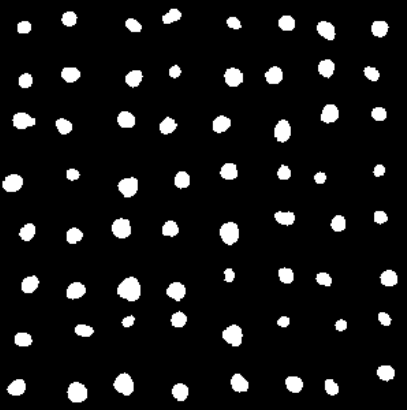
%> input picture decoder/to_decode/2020-04-02_13-49-25-ConvertImage.bmp, 407 x 410 px
$ octave RotateCorrect.m   (GNU Octave 9; MATLAB toolbox functions it lacks are replaced by stand-ins)
%> lines starting %> are read from the running program, lines starting %| are printed output that depends on the picture; in (x1, y1, x2, y2) boxes, pixels count from 0 and x2, y2 are one past the last pixel; in counts of white or black regions, pixels touching at a corner belong together; the program's own positions count from 1
### decoder/GetCentroids.m
% Title: GetCentroids.m
%
% [numofBlobs, centroids] = GetCentroids(OI) uses binary image information
% contained in OI to determine the number of blobs, numofBlobs in the original
% image, locate the coordinates (pixels) of the centroids of each blob and save
% them in a array called centroids.


function [numofBlobs, centroids] = GetCentroids(OI, thres)
    % Maximize the figure window.
    set(gcf, 'Position', get(0, 'ScreenSize'));
    % Thresholding the image
    % thres = 2; % Set a threshold value for binarize the image
    % BW = OI < thres; % Store the obtained binary image into an array 'BW'
    BW = OI > thres;
    % Find the coordinates of centroids of each blob
    % Calculate all properties of the binary image
    blobMeasurements = regionprops(BW, 'centroid');
    % Put the coordinates into an array 'centorids'
    centroids = cat(1, blobMeasurements.Centroid);
    % Plot the centroids on the binary image
    % imagesc(BW); colormap(gray(256)); title('Centroids of each blob'); axis square;
    % imshow(BW)
    [~, numofBlobs] = bwlabel(BW, 8);
    % hold on
    plot(centroids(:, 1), centroids(:, 2), '.');
    axis square
    % hold off

### decoder/RotateCorrect.m
% Title: RotateCorrect.m
%
% Purpose: Do incline-correction.


clc;
clear all;
[FileName, PathName] = uigetfile({
        '*.bmp;*.tif;*.jpg;*.gif;*.png', 'Images(* .bmp, * .tif, * .jpg, * .gif, * .png)';
        '*.bmp', 'BMP Image(*.bmp)'; ...
        '*.tif', 'Tiff Image(*.tif)'; ...
        '*.jpg', 'JPEG Image (*.jpg)'; ...
        '*.gif', 'GIF (*.gif)'; ...
        '*.png', 'PNG (*.png)'; ...
        '*.*', 'All Files (*.*)'
    }, ...
    'Select an Image' ...
);
%> the answer given: to_decode/2020-04-02_13-49-25-ConvertImage.bmp
if isequal(FileName, 0)
    disp('User selected Cancel')
else
    FullFileName = fullfile(PathName, FileName);
end
OI = imread(FullFileName);
%> OI is the input picture: size 410x407x3 uint8; min 0, max 255, mean 21
OI = rgb2gray(OI);
%> OI: size 410x407 uint8
imshow(OI);
[numofBlobs, centroids] = GetCentroids(OI, 2);
%> in GetCentroids, `BW = OI > thres;`:
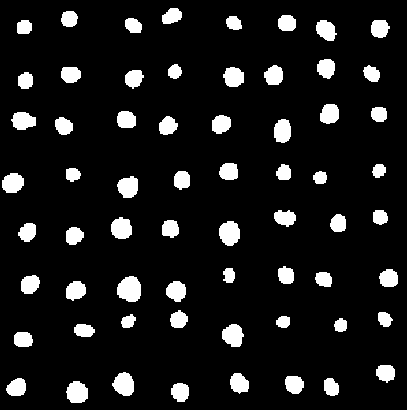
%> BW: size 410x407 logical; 10% white; 64 white regions, largest, box (x1, y1, x2, y2) and area: (117, 276, 141, 302) 493, (219, 221, 240, 246) 410, (112, 372, 134, 396) 390
%> in GetCentroids, `blobMeasurements = regionprops(BW, 'centroid');`: blobMeasurements = 64 regions; first 5, Centroid: [13.4 183.7], [17.3 388.1], [23.8 121.4], [23.7 340.1], [24.8 27.8]
%> in GetCentroids, `centroids = cat(1, blobMeasurements.Centroid);`: centroids = 64 rows, first 12: [13.37 183.7; 17.33 388.1; 23.84 121.4; 23.72 340.1; 24.81 27.78; 26.09 81.29; 28.27 232.8; 30.61 285; 64.31 126.6; 69.93 19.46; 71.25 75.1; 73.39 175.1]
%> in GetCentroids, `[~, numofBlobs] = bwlabel(BW, 8);`: numofBlobs = 64
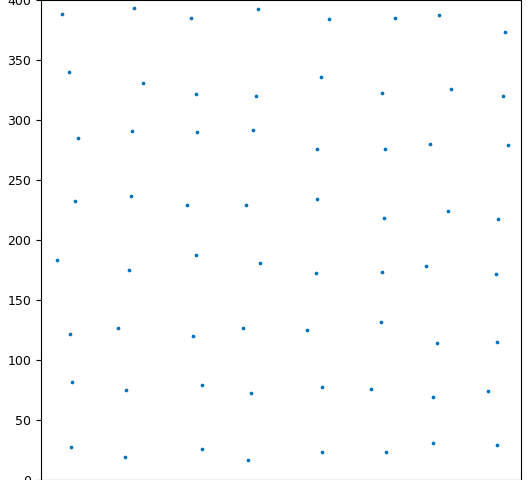
%> figure redrawn from the program's plot data
%> numofBlobs = 64

xy = [centroids(round(numofBlobs / 2), 1), centroids(round(numofBlobs / 2), 2)];
%> xy = [182.5 180.6]
% P = FindPoint(centroids, xy);
P = [
    centroids(1, 1), centroids(1, 2);
    centroids(2, 1), centroids(2, 2);
    centroids(4, 1), centroids(4, 2);
    centroids(5, 1), centroids(5, 2);
];
%> P = [13.37 183.7; 17.33 388.1; 23.72 340.1; 24.81 27.78]
alphaSum = 0;
for i = 1:4
    temp = P(i) - xy;
    d = sqrt(temp(1) ^ 2 + temp(2) ^ 2);
    if temp(1) / d ~= 0 && temp(2) / d ~= 0
        if mod(i, 2) == 0
            alpha = asin(abs(temp(2)) / d);
        else
            alpha = pi / 2 - asin(abs(temp(2)) / d);
        end
        alphaSum = alphaSum + alpha;
    else
        alphaSum = 0;
    end
end
%> this loop made 4 passes
%> (temp, d, alpha, alphaSum) on passes 1 to 4: ([-169.2 -167.2], 237.8, 0.791, 0.791), ([-165.2 -163.2], 232.2, 0.779, 1.57), ([-158.8 -156.8], 223.2, 0.792, 2.36), ([-157.7 -155.7], 221.7, 0.779, 3.14)
alphaM = 0.25 * alphaSum * 180 / pi;
%> alphaM = 45
sprintf('the rotated angle is: %.2f degrees', alphaM)
%> ans = 'the rotated angle is: 45.00 degrees'
[FileName, PathName] = uigetfile({
        '*.bmp;*.tif;*.jpg;*.gif;*.png', 'Images(* .bmp, * .tif, * .jpg, * .gif, * .png)';
        '*.bmp', 'BMP Image(*.bmp)'; ...
        '*.tif', 'Tiff Image(*.tif)'; ...
        '*.jpg', 'JPEG Image (*.jpg)'; ...
        '*.gif', 'GIF (*.gif)'; ...
        '*.png', 'PNG (*.png)'; ...
        '*.*', 'All Files (*.*)'
    }, ...
    'Select an Image' ...
);
%> the answer given: to_decode/2020-04-02_11-37-59.png
if isequal(FileName, 0)
    disp('User selected Cancel')
else
    FullFileName = fullfile(PathName, FileName);
end

OI2 = imread(FullFileName);
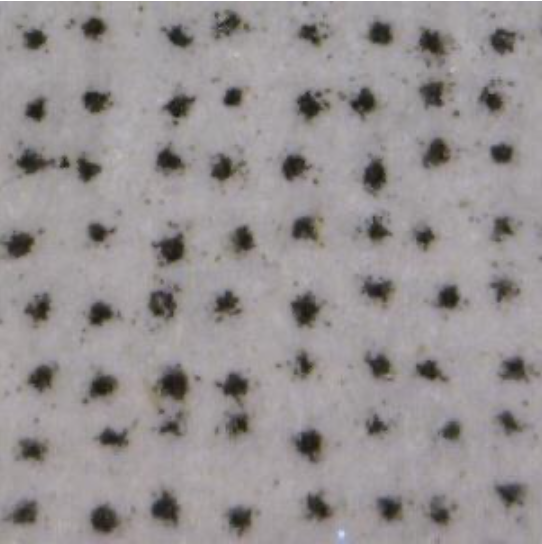
%> input picture decoder/to_decode/2020-04-02_11-37-59.png, 542 x 544 px
%> OI2 is the input picture: size 544x542x3 uint8; mean R, G, B 150.3, 145.4, 146.2
RI = imrotate(OI2, - alphaM);
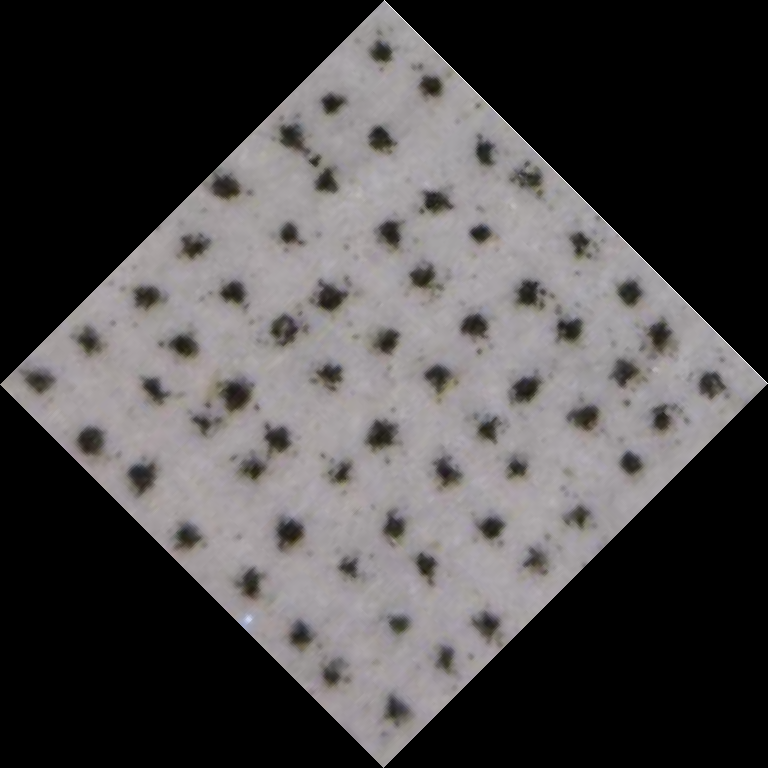
%> RI: size 768x768x3 uint8; mean R, G, B 75.1, 72.7, 73.1
figure
imshow(RI);
